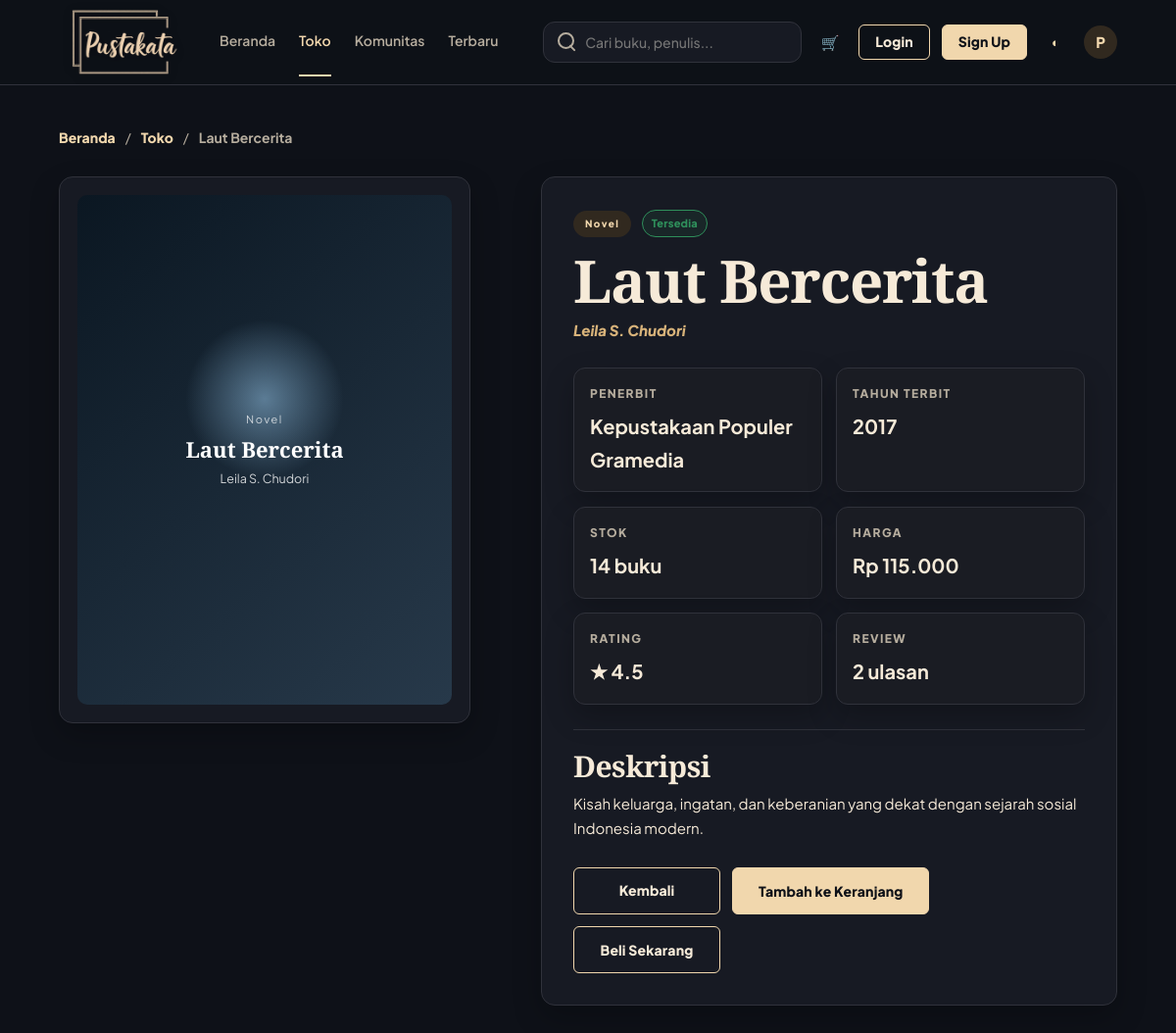
Page /shop/detail.php?id=2 on the committed database.
### tables this page shows
CREATE TABLE IF NOT EXISTS buku2 (
    id INT AUTO_INCREMENT PRIMARY KEY,
    judul VARCHAR(150) NOT NULL,
    penulis VARCHAR(120) NOT NULL,
    penerbit VARCHAR(120) NOT NULL,
    tahun_terbit YEAR NOT NULL,
    kategori VARCHAR(80) NOT NULL,
    harga INT NOT NULL DEFAULT 0,
    stok INT NOT NULL DEFAULT 0,
    gambar VARCHAR(255) DEFAULT NULL,
    deskripsi TEXT,
    created_at TIMESTAMP DEFAULT CURRENT_TIMESTAMP,
    INDEX idx_buku_kategori (kategori),
    INDEX idx_buku_judul (judul),
    INDEX idx_buku_kategori_id (kategori, id),
    INDEX idx_buku_stok (stok)
);

### config/conn.php (called while the page is built, shortened)
<?php
function e($value)
{
    return htmlspecialchars((string) $value, ENT_QUOTES, 'UTF-8');
}
function url($path = '')
{
    $path = ltrim((string) $path, '/');
    return APP_BASE_PATH . '/' . $path;
}
function asset($path)
{
    return url('assets/' . ltrim((string) $path, '/'));
}
function rupiah($angka)
{
    return 'Rp ' . number_format((int) $angka, 0, ',', '.');
}
function stock_badge($stok)
{
    $stok = (int) $stok;
    return ['label' => 'Tersedia', 'class' => 'stock-ready'];
}

### shop/detail.php (the view, shortened to what this page needs)
<?php
require_once __DIR__ . "/../config/conn.php";
$id = (int) ($_GET['id'] ?? 0);
if (HAS_REVIEWS_TABLE) {
    $stmt = mysqli_prepare($conn, "SELECT b.*, COUNT(r.id) AS review_count, COALESCE(ROUND(AVG(r.rating), 1), 0) AS avg_rating
        FROM buku2 b
        LEFT JOIN reviews r ON r.buku_id = b.id
        WHERE b.id = ?
        GROUP BY b.id, b.judul, b.penulis, b.penerbit, b.tahun_terbit, b.kategori, b.harga, b.stok, b.gambar, b.deskripsi, b.created_at
        LIMIT 1");
} else {
    $stmt = mysqli_prepare($conn, "SELECT b.*, 0 AS review_count, 0 AS avg_rating
        FROM buku2 b
        WHERE b.id = ?
        LIMIT 1");
}
mysqli_stmt_bind_param($stmt, "i", $id);
mysqli_stmt_execute($stmt);
$book = mysqli_fetch_assoc(mysqli_stmt_get_result($stmt));
?>
<!DOCTYPE html>
<html lang="id" data-theme="dark">
<head>
    <link rel="stylesheet" href="<?= e(asset('css/style.css')); ?>">
</head>
<body>
    <?php include partial_path('public_navbar.php'); ?>
    <main class="container detail-page">
        <?php if (!$book): ?>
            <section class="empty-state reveal reveal-up">
                <h1>Buku tidak ditemukan</h1>
                <p>Data buku yang Anda cari tidak tersedia atau sudah dihapus.</p>
                <a href="<?= e(url('shop/')); ?>" class="btn btn-primary">Kembali ke Toko</a>
            </section>
        <?php else: ?>
            <nav class="breadcrumb reveal reveal-up">
                <a href="<?= e(url('index.php')); ?>">Beranda</a>
                <span>/</span>
                <a href="<?= e(url('shop/')); ?>">Toko</a>
                <span>/</span>
                <strong><?= e($book['judul']); ?></strong>
            </nav>
            <section class="detail-grid">
                <div class="detail-cover reveal reveal-left">
                    <?php if (!empty($book['gambar'])): ?>
                        <img src="<?= e(upload_url($book['gambar'])); ?>" alt="<?= e($book['judul']); ?>" decoding="async" fetchpriority="high">
                    <?php else: ?>
                        <div class="book-cover cover-<?= (($book['id'] ?? 1) % 4) + 1; ?>">
                            <span class="book-category"><?= e($book['kategori']); ?></span>
                            <strong><?= e($book['judul']); ?></strong>
                            <small><?= e($book['penulis']); ?></small>
                        </div>
                    <?php endif; ?>
                </div>
                <article class="detail-info reveal reveal-right">
                    <span class="badge"><?= e($book['kategori']); ?></span>
                    <?php $stock = stock_badge($book['stok']); ?>
                    <span class="stock-badge <?= e($stock['class']); ?>"><?= e($stock['label']); ?></span>
                    <h1><?= e($book['judul']); ?></h1>
                    <p class="detail-author"><?= e($book['penulis']); ?></p>
                    <div class="detail-meta" data-reveal-stagger>
                        <div class="reveal reveal-up"><span>Penerbit</span><strong><?= e($book['penerbit']); ?></strong></div>
                        <div class="reveal reveal-up"><span>Tahun Terbit</span><strong><?= e($book['tahun_terbit']); ?></strong></div>
                        <div class="reveal reveal-up"><span>Stok</span><strong><?= e($book['stok']); ?> buku</strong></div>
                        <div class="reveal reveal-up"><span>Harga</span><strong><?= rupiah($book['harga']); ?></strong></div>
                        <div class="reveal reveal-up"><span>Rating</span><strong>★ <?= e($book['avg_rating'] > 0 ? $book['avg_rating'] : 'Baru'); ?></strong></div>
                        <div class="reveal reveal-up"><span>Review</span><strong><?= e($book['review_count']); ?> ulasan</strong></div>
                    </div>
                    <div class="detail-description">
                        <h2>Deskripsi</h2>
                        <p><?= nl2br(e($book['deskripsi'] ?: 'Deskripsi buku belum tersedia.')); ?></p>
                    </div>
                    <div class="detail-actions">
                        <a href="<?= e(url('shop/')); ?>" class="btn btn-outline">Kembali</a>
                        <?php if ((int) $book['stok'] <= 0): ?>
                            <button type="button" class="btn btn-primary" disabled>Stok Habis</button>
                        <?php else: ?>
                            <form method="POST" action="<?= e(url('shop/cart.php')); ?>" class="inline-form">
                                <button type="submit" class="btn btn-primary">Tambah ke Keranjang</button>
                            </form>
                            <form method="POST" action="<?= e(url('shop/cart.php')); ?>" class="inline-form">
                                <button type="submit" class="btn btn-outline">Beli Sekarang</button>
                            </form>
                        <?php endif; ?>
                    </div>
                </article>
            </section>
        <?php endif; ?>
    </main>
</body>
</html>

### assets/css/components/feedback.css (style rules this page uses)
.inline-form { display: inline-flex; align-items: center; gap: 8px; }
.stock-badge { display: inline-flex; align-items: center; width: fit-content; padding: 4px 9px; border-radius: 999px; border: 1px solid currentColor; font-size: 11px; font-weight: 900; letter-spacing: .02em; }
.stock-ready { color: #2f8f5b; background: rgba(47, 143, 91, .1); }

### rows in the picture
buku2: judul "Laut Bercerita", kategori "Novel", penulis "Leila S. Chudori", stok "Tersedia", penerbit "Kepustakaan Populer Gramedia", tahun_terbit "2017", stok "14", harga "Rp 115.000", deskripsi "Kisah keluarga, ingatan, dan keberanian yang dekat dengan sejarah sosial Indonesia modern."

### other values in the picture
$book['avg_rating'] > 0 ? $book['avg_rating'] : 'Baru' "4.5"
$book['review_count'] "2"
